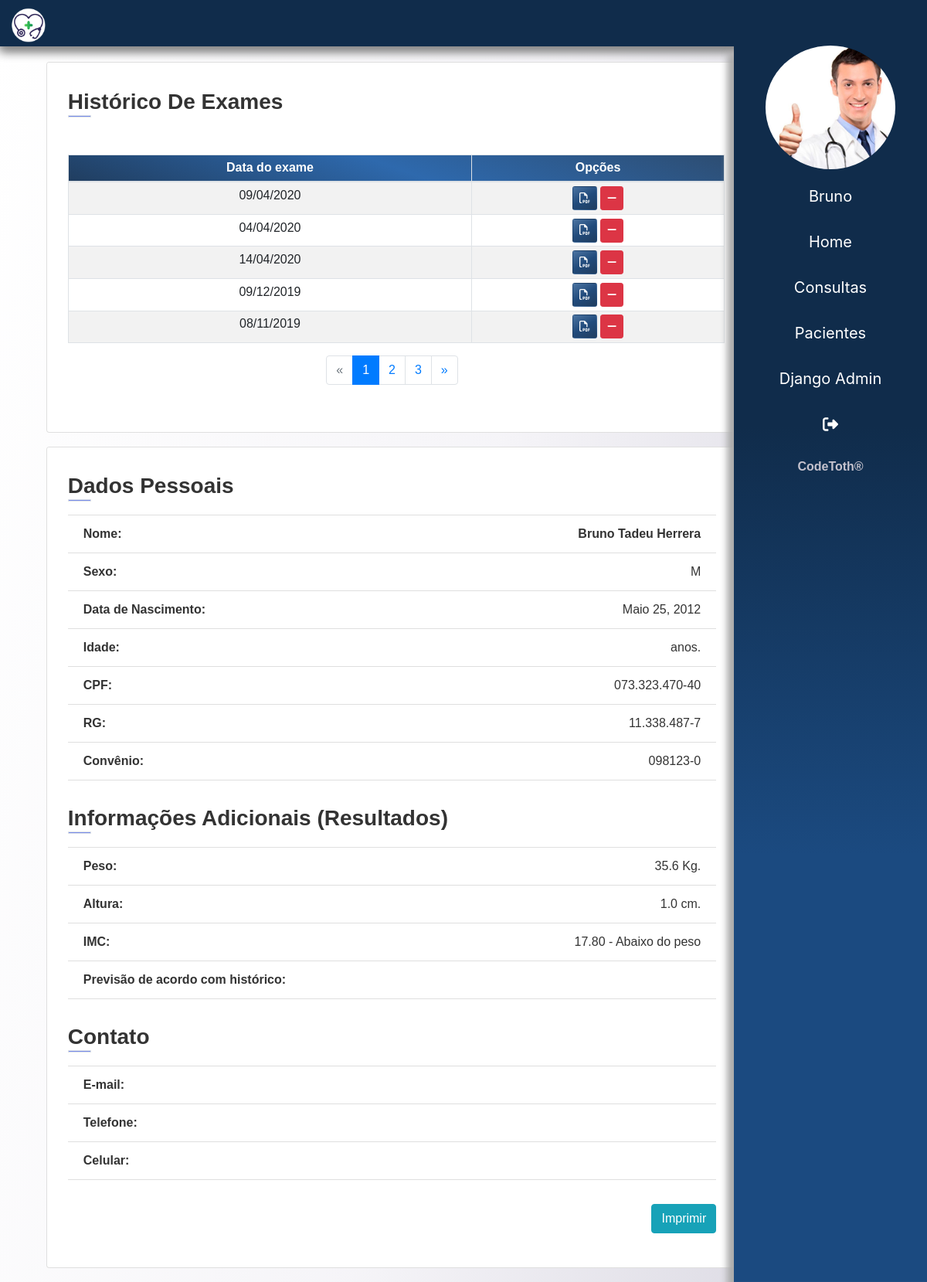
The page /pacientes/paciente/5 (signed in) on the database as committed earlier.
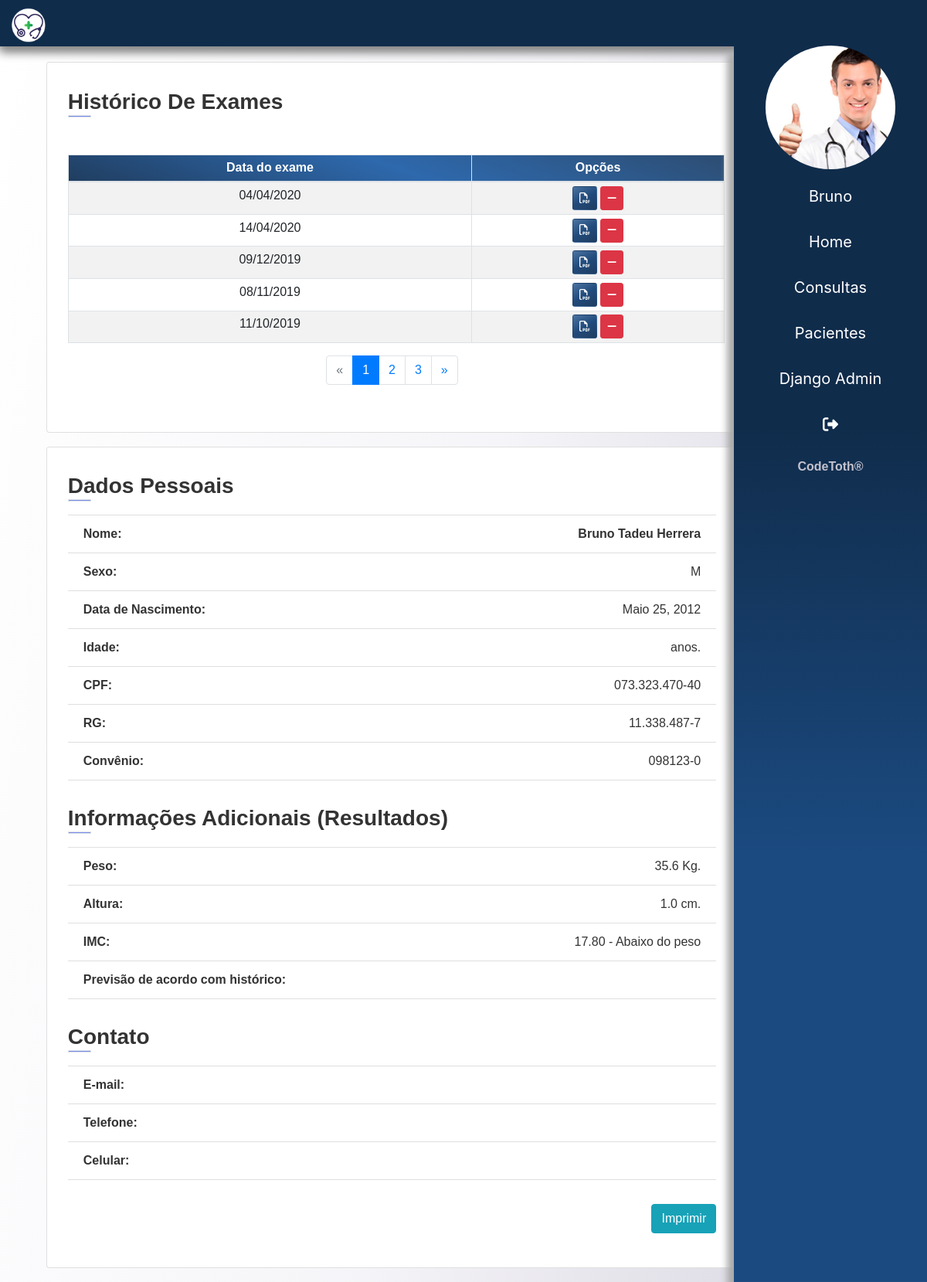
The same page on the database as committed later.
### app/exames/models.py (models this page shows)
class Exame_Resultado(models.Model):
    paciente = models.ForeignKey(Paciente, on_delete=models.CASCADE)
    data_exame = models.DateField()
    glicose = models.FloatField(max_length=15)
    ldl = models.FloatField(max_length=15)
    hdl = models.FloatField(max_length=15)
    triglicerides = models.FloatField(max_length=15)
    colesterol = models.FloatField(max_length=15)
    vldl = models.FloatField(max_length=15)
    pdf = models.FileField(upload_to=f'pdf/', blank=True)

### app/paciente/views.py (the view)
# urls.py: path('paciente/<int:paciente_id>', detalhe, name='det_paciente'),
@login_required(login_url='login')
def detalhe(request, paciente_id):
    paciente = get_object_or_404(Paciente, id=paciente_id)
    imc = calculo_imc(paciente.peso, paciente.altura)
    paciente.imc = imc
    exames = get_list_or_404(Exame_Resultado, paciente=paciente)
    dados =  get_dados(request)
    exames.reverse()
    paginator = Paginator(exames,5)
    page = request.GET.get('page')
    exames_por_pagina = paginator.get_page(page)
    dados['paciente'] = paciente
    dados['exames'] = exames_por_pagina
    return render(request, 'paciente/det_paciente.html', dados)

### templates/paciente/det_paciente.html
{% extends 'base.html' %}
{% load static %}
{% block content %}
<main>
    <section class="container-fluid ">
        <div class="container">
            <div class="col-lg-10 mt-x">
                {% include 'partials/_det_paciente.html' %}
            </div>
        </div>
    </section>
</main>
{% endblock %}

### templates/partials/_det_paciente.html (shortened to what the changed rows need)
{% extends 'base.html' %}
{% load static %}
{% block content %}
{% if tipo == 1 %}
<section id="exames">
    <div class="card">
        <div class="info-section pr-3" >
            <table class="table table-sm table-bordered table-striped text-center" >
                <thead class="colorCustom ">
                    <tr>
                        <th scope="col">Data do exame</th>
                        <th scope="col">Opções</th>
                </thead>
                <tbody>
                    {% for exame in exames %}
                    <tr>
                        <td>
                            {{ exame.data_exame|date:'d/m/Y'}}
                        </td>
                        <td>
                            <a href="#" class="btn btn-sm btnCustom" data-toggle="modal" data-target="#exame{{exame.id}}">
                                <i class="far fa-file-pdf"></i></i> </a>
                            <a href="{% url 'del-exame' exame.id  %}" class="btn btn-danger btn-sm "> <i class="fas fa-minus"></i> </a>
                        </td>
                    </tr>
                    {% endfor %}
                </tbody>
            </table>
        </div>
        <nav>
            {% if exames.has_other_pages %}
            <ul class="pagination justify-content-center">
                {% for pagina in exames.paginator.page_range %}
                {% if exames.number == pagina %}
                <li class="page-item active"> <a class="page-link">{{ pagina }}</a></li>
                {% else %}
                <li class="page-item">
                    <a href="?page={{ pagina }}#exames" class="page-link">{{ pagina }}</a>
                </li>
                {% endif %}
                {% endfor %}
            </ul>
            {% endif %}
        </nav>
    </div>
</section>
{% endif%}
{% endblock %}

Rows that differ between the two databases and show on the page:
removed Exame_Resultado: data_exame "09/04/2020"
now on this page (row unchanged): Exame_Resultado: data_exame "11/10/2019"
